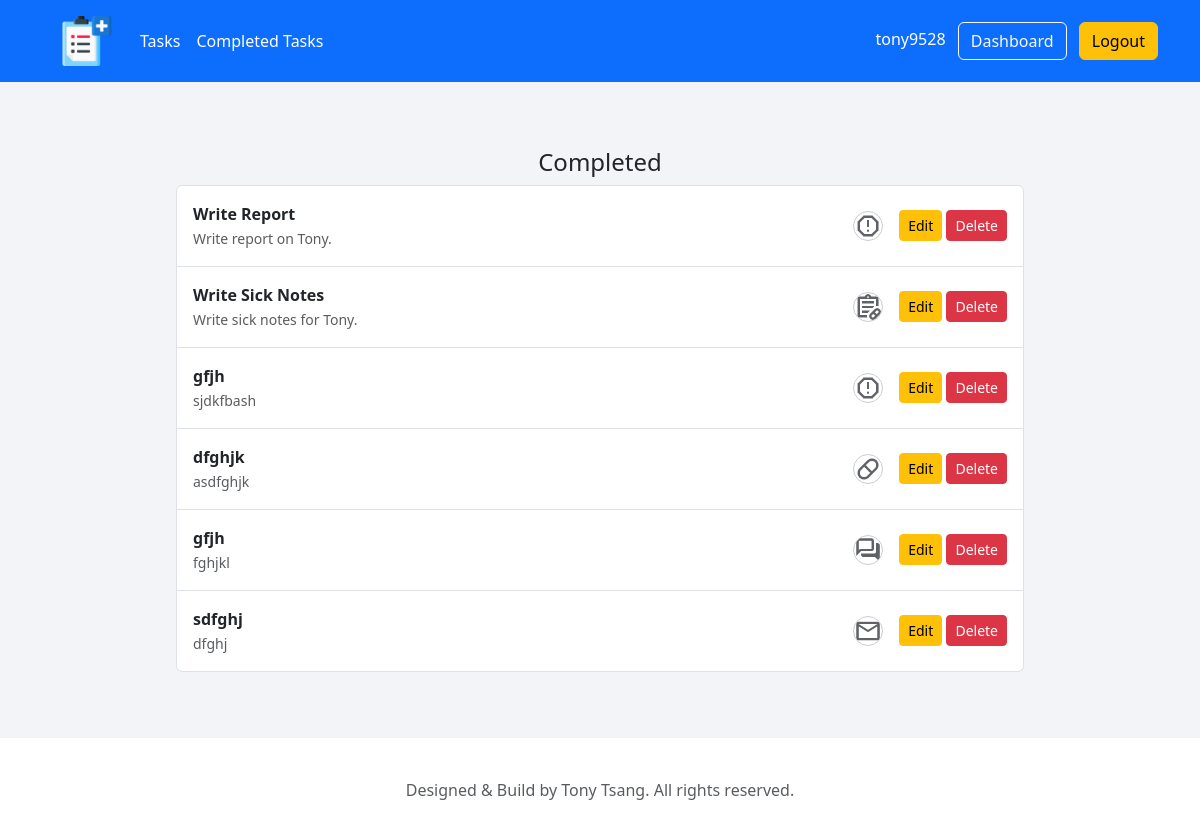
Page /completed_tasks (signed in) on the committed database.
### tables this page shows
CREATE TABLE "tasks"(
    "id" INTEGER PRIMARY KEY AUTOINCREMENT,
    "task_name" TEXT NOT NULL,
    "task_content" TEXT,
    "task_icon" TEXT NOT NULL,
    "active" INTEGER NOT NULL check(active = 1 OR active = 0),
    "user_id" INTEGER NOT NULL,
    FOREIGN KEY ("user_id") REFERENCES "users" ("id")
);

### webapp_prototype/portfolio/routes.py (the view)
@app.route('/completed_tasks', methods = ['GET', 'POST'])
def completed_tasks():
    if not session.get("user_id"):
        flash("Please login first", "warning")
        return redirect(url_for('login'))
    user_id = session["user_id"]
    username = session["username"]
    icons = [ "Prescription Request", "Patient Communication","Sick Notes", "Referral Letters", "Medical Reports", "Review Results" ]
    sql = "SELECT * FROM tasks WHERE user_id = :user_id AND active = :active"
    sql = text(sql)
    user_tasks = db.engine.connect().execute(sql, {'user_id': user_id, 'active': 0}).fetchall()
    return render_template("completed_tasks.html", username=username, icons=icons, user_tasks=user_tasks)

### webapp_prototype/portfolio/templates/completed_tasks.html (shortened to what this page needs)
{% extends "layout.html" %}
{% block content %}
<div class="container">
    <div class="text-center skills-container">
        <h1 class="h4 mb-2 fw-normal">Completed</h1>
        <div class="container text-center px-3 gy-3">
            {% if user_tasks %}
                <div class="list-group">
                    {% for row in user_tasks %}
                        <div class="list-group-item d-flex align-items-center justify-content-between p-3">
                            <div class="text-start flex-grow-1">
                                <p class="mb-0 fw-bold">
                                    {{ row.task_name }}
                                </p>
                                <small class="text-muted">
                                    {{ row.task_content }}
                                </small>
                            </div>
                            <img class="skill-icon ms-3" src="{{ url_for('static', filename='img/' + (row.task_icon if row.task_icon else 'default') + '.png') }}" width="30" height="30">
                            <div class="ms-3">
                                <a href="{{ url_for('edit_task', id=row.id) }}" class="btn btn-sm btn-warning">Edit</a>
                                <form action="{{ url_for('delete_task', id=row.id) }}" method="POST" style="display: inline;">
                                    <button type="submit" class="btn btn-sm btn-danger" onclick="return confirm('Are you sure?');">Delete</button>
                                </form>
                            </div>
                        </div>
                    {% endfor %}
                </div>
            {% endif %}
        </div>
    </div>
    </div>
{% endblock content %}

### webapp_prototype/portfolio/static/css/style.css (style rules this page uses)
a { color:#00ADB5; text-decoration: none; }
html { scroll-behavior: smooth; }
.skills-container { max-width: 900px; padding: 10px; margin: 16px auto; }
.skill-icon { max-width: 100px; }

### webapp_prototype/portfolio/templates/completed_tasks.html (style rules this page uses)
.skill-icon { border-radius: 50%; border: 1px solid #ccc; }

### rows in the picture
tasks: task_name "Write Report", task_content "Write report on Tony.", task_icon (picture)
tasks: task_name "Write Sick Notes", task_content "Write sick notes for Tony.", task_icon (picture)
tasks: task_name "gfjh", task_content "sjdkfbash", task_icon (picture)
tasks: task_name "dfghjk", task_content "asdfghjk", task_icon (picture)
tasks: task_name "gfjh", task_content "fghjkl", task_icon (picture)
tasks: task_name "sdfghj", task_content "dfghj", task_icon (picture)

### other values in the picture
{{ username }} "tony9528"
